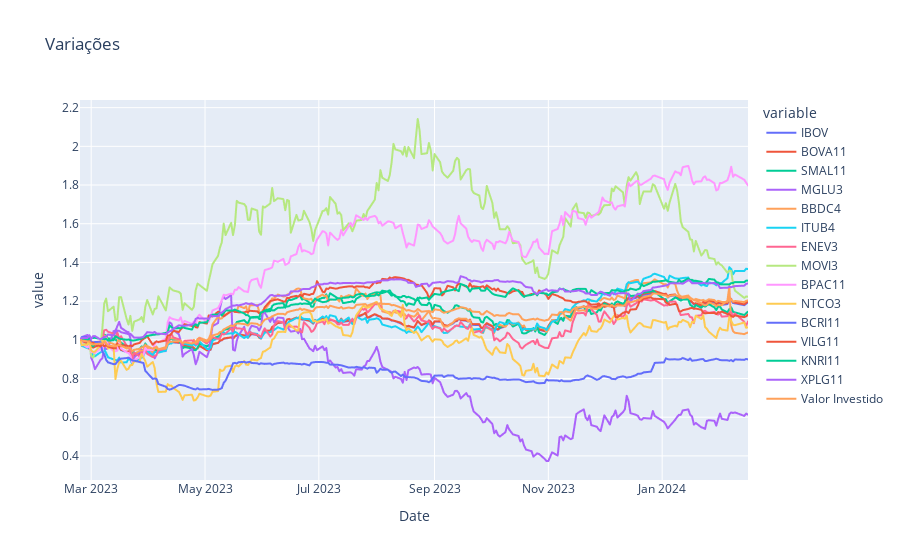

Write notebook code for a chart like this one.
### Code cell
# Normalizando
df_ibov_norm = df_ibov / df_ibov.iloc[0]
df_valor_investido_norm = df_valor_investido / df_valor_investido.iloc[0]

# Renomeando
df_ibov_norm = df_ibov_norm.rename("IBOV")
df_valor_investido_norm.rename(columns={'Total': 'Valor Investido'}, inplace = True)

# Concatenando
df_plot = pd.concat([df_ibov_norm, df_valor_investido_norm], axis=1)
df_plot

# Gráfico
fig = px.line(df_plot, title="Variações")
fig.show()

# Retorno 
# Obs: com as tabelas normalizadas iniciando em 1, o retorno consiste no último valor
retorno_ibov = df_plot['IBOV'].iloc[-1] -1 
# print(f"Retorno do IBOV: {retorno_ibov:.2%}")
retorno_valor_investido = df_plot['Valor Investido'].iloc[-1] -1
# print(f"Retorno do total investido: {retorno_valor_investido:.2%}")

### Figure 1 — Plotly figure (JSON) as saved in the notebook; plotly's stock layout.template omitted (floating-point values rounded to 4 significant figures; data arrays with more than 128 entries replaced by an {"elided": "..."} marker saying what was removed)
{"data": [{"hovertemplate": "variable=IBOV<br>Date=%{x}<br>value=%{y}<extra></extra>", "legendgroup": "IBOV", "line": {"color": "#636efa", "dash": "solid"}, "marker": {"symbol": "circle"}, "mode": "lines", "name": "IBOV", "showlegend": true, "type": "scattergl", "x": {"elided": "244 str values"}, "xaxis": "x", "y": {"elided": "244 float values"}, "yaxis": "y"}, {"hovertemplate": "variable=BOVA11<br>Date=%{x}<br>value=%{y}<extra></extra>", "legendgroup": "BOVA11", "line": {"color": "#EF553B", "dash": "solid"}, "marker": {"symbol": "circle"}, "mode": "lines", "name": "BOVA11", "showlegend": true, "type": "scattergl", "x": {"elided": "244 str values"}, "xaxis": "x", "y": {"elided": "244 float values"}, "yaxis": "y"}, {"hovertemplate": "variable=SMAL11<br>Date=%{x}<br>value=%{y}<extra></extra>", "legendgroup": "SMAL11", "line": {"color": "#00cc96", "dash": "solid"}, "marker": {"symbol": "circle"}, "mode": "lines", "name": "SMAL11", "showlegend": true, "type": "scattergl", "x": {"elided": "244 str values"}, "xaxis": "x", "y": {"elided": "244 float values"}, "yaxis": "y"}, {"hovertemplate": "variable=MGLU3<br>Date=%{x}<br>value=%{y}<extra></extra>", "legendgroup": "MGLU3", "line": {"color": "#ab63fa", "dash": "solid"}, "marker": {"symbol": "circle"}, "mode": "lines", "name": "MGLU3", "showlegend": true, "type": "scattergl", "x": {"elided": "244 str values"}, "xaxis": "x", "y": {"elided": "244 float values"}, "yaxis": "y"}, {"hovertemplate": "variable=BBDC4<br>Date=%{x}<br>value=%{y}<extra></extra>", "legendgroup": "BBDC4", "line": {"color": "#FFA15A", "dash": "solid"}, "marker": {"symbol": "circle"}, "mode": "lines", "name": "BBDC4", "showlegend": true, "type": "scattergl", "x": {"elided": "244 str values"}, "xaxis": "x", "y": {"elided": "244 float values"}, "yaxis": "y"}, {"hovertemplate": "variable=ITUB4<br>Date=%{x}<br>value=%{y}<extra></extra>", "legendgroup": "ITUB4", "line": {"color": "#19d3f3", "dash": "solid"}, "marker": {"symbol": "circle"}, "mode": "lines", "name": "ITUB4", "showlegend": true, "type": "scattergl", "x": {"elided": "244 str values"}, "xaxis": "x", "y": {"elided": "244 float values"}, "yaxis": "y"}, {"hovertemplate": "variable=ENEV3<br>Date=%{x}<br>value=%{y}<extra></extra>", "legendgroup": "ENEV3", "line": {"color": "#FF6692", "dash": "solid"}, "marker": {"symbol": "circle"}, "mode": "lines", "name": "ENEV3", "showlegend": true, "type": "scattergl", "x": {"elided": "244 str values"}, "xaxis": "x", "y": {"elided": "244 float values"}, "yaxis": "y"}, {"hovertemplate": "variable=MOVI3<br>Date=%{x}<br>value=%{y}<extra></extra>", "legendgroup": "MOVI3", "line": {"color": "#B6E880", "dash": "solid"}, "marker": {"symbol": "circle"}, "mode": "lines", "name": "MOVI3", "showlegend": true, "type": "scattergl", "x": {"elided": "244 str values"}, "xaxis": "x", "y": {"elided": "244 float values"}, "yaxis": "y"}, {"hovertemplate": "variable=BPAC11<br>Date=%{x}<br>value=%{y}<extra></extra>", "legendgroup": "BPAC11", "line": {"color": "#FF97FF", "dash": "solid"}, "marker": {"symbol": "circle"}, "mode": "lines", "name": "BPAC11", "showlegend": true, "type": "scattergl", "x": {"elided": "244 str values"}, "xaxis": "x", "y": {"elided": "244 float values"}, "yaxis": "y"}, {"hovertemplate": "variable=NTCO3<br>Date=%{x}<br>value=%{y}<extra></extra>", "legendgroup": "NTCO3", "line": {"color": "#FECB52", "dash": "solid"}, "marker": {"symbol": "circle"}, "mode": "lines", "name": "NTCO3", "showlegend": true, "type": "scattergl", "x": {"elided": "244 str values"}, "xaxis": "x", "y": {"elided": "244 float values"}, "yaxis": "y"}, {"hovertemplate": "variable=BCRI11<br>Date=%{x}<br>value=%{y}<extra></extra>", "legendgroup": "BCRI11", "line": {"color": "#636efa", "dash": "solid"}, "marker": {"symbol": "circle"}, "mode": "lines", "name": "BCRI11", "showlegend": true, "type": "scattergl", "x": {"elided": "244 str values"}, "xaxis": "x", "y": {"elided": "244 float values"}, "yaxis": "y"}, {"hovertemplate": "variable=VILG11<br>Date=%{x}<br>value=%{y}<extra></extra>", "legendgroup": "VILG11", "line": {"color": "#EF553B", "dash": "solid"}, "marker": {"symbol": "circle"}, "mode": "lines", "name": "VILG11", "showlegend": true, "type": "scattergl", "x": {"elided": "244 str values"}, "xaxis": "x", "y": {"elided": "244 float values"}, "yaxis": "y"}, {"hovertemplate": "variable=KNRI11<br>Date=%{x}<br>value=%{y}<extra></extra>", "legendgroup": "KNRI11", "line": {"color": "#00cc96", "dash": "solid"}, "marker": {"symbol": "circle"}, "mode": "lines", "name": "KNRI11", "showlegend": true, "type": "scattergl", "x": {"elided": "244 str values"}, "xaxis": "x", "y": {"elided": "244 float values"}, "yaxis": "y"}, {"hovertemplate": "variable=XPLG11<br>Date=%{x}<br>value=%{y}<extra></extra>", "legendgroup": "XPLG11", "line": {"color": "#ab63fa", "dash": "solid"}, "marker": {"symbol": "circle"}, "mode": "lines", "name": "XPLG11", "showlegend": true, "type": "scattergl", "x": {"elided": "244 str values"}, "xaxis": "x", "y": {"elided": "244 float values"}, "yaxis": "y"}, {"hovertemplate": "variable=Valor Investido<br>Date=%{x}<br>value=%{y}<extra></extra>", "legendgroup": "Valor Investido", "line": {"color": "#FFA15A", "dash": "solid"}, "marker": {"symbol": "circle"}, "mode": "lines", "name": "Valor Investido", "showlegend": true, "type": "scattergl", "x": {"elided": "244 str values"}, "xaxis": "x", "y": {"elided": "244 float values"}, "yaxis": "y"}], "layout": {"legend": {"title": {"text": "variable"}, "tracegroupgap": 0}, "title": {"text": "Variações"}, "xaxis": {"anchor": "y", "domain": [0, 1], "title": {"text": "Date"}}, "yaxis": {"anchor": "x", "domain": [0, 1], "title": {"text": "value"}}}}
